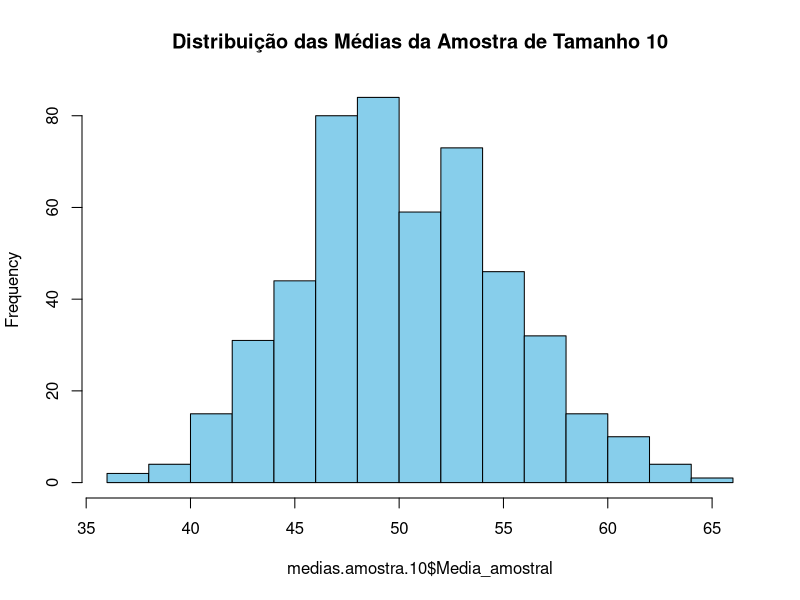
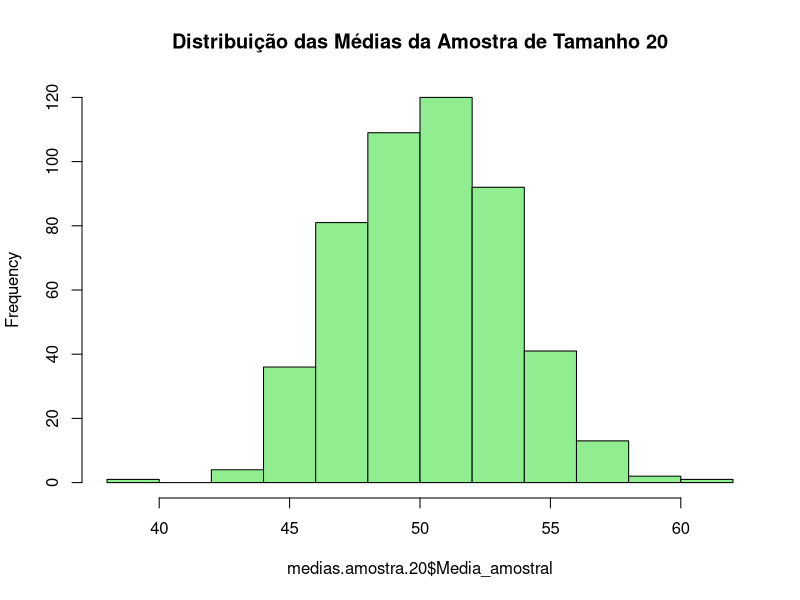

Recreate these plots in R, in order.
## ---- chunk 1
knitr::opts_chunk$set(echo = TRUE)
library(dplyr)
library(sampling)
library(reshape2)
library(ggplot2)
## ---- chunk 2
dados_3.1 <- tibble(
  `$i$` = c(seq(1,6)),
  `$D$` = c(8,2,2,11,4,7)
)

dados_3.1

knitr::kable(dados_3.1, escape = FALSE)
## ---- chunk 3
#creating our sample 
#number os samples
ns <- t(combn(6,2)) 

#samples 
samples <- data.frame(paste("{", ns[,1], ", ", ns[,2], "}", sep = ""))
samples <- samples %>% 
  rename("samples" = "paste......ns...1.........ns...2........sep......")

values <- data.frame(
  c(rep(8,5), rep(2,4),rep(2,3), rep(11,2), 4),
  c(2,2,11,4,7,2,11,4,7,11,4,7,4,7,7)
)

values <- values %>% 
  rename("values1" = colnames(values)[1],
         "values2" = colnames(values)[2])

samples$values <- paste("{", values$values1, ", ", values$values2, "}", sep = "")

#medias
samples$mean <- rowMeans(values)

#distribuicao das medias 
mean.distribution <- table(samples$mean)
mean.distribution <- t(mean.distribution)
rownames(mean.distribution) <- c("$p(\\bar{y})$")
mean.distribution

knitr::kable(mean.distribution, escape = FALSE)
## ---- chunk 4
#calculando a media populacional 
media.mu <- mean(dados_3.1$`$D$`)
media.mu

#calculando o estimador media amostral 
mean.distribution.melt <- melt(mean.distribution, id.vars = colnames(mean.distribution))[,c(2,3)]
mean.distribution.melt <- mean.distribution.melt %>% 
  rename("media" = "Var2",
         "prob" = "value")
mean.distribution.melt$prob <- mean.distribution.melt$prob / sum(mean.distribution.melt$prob)
mean.distribution.melt

est.media.amostral <- sum(mean.distribution.melt[,1] * mean.distribution.melt[,2])
est.media.amostral
## ---- chunk 5
medias <- tibble(
   "$\\mu$" = media.mu,
   "$\\bar{y}$" = est.media.amostral
)

knitr::kable(medias)
## ---- chunk 6
#calculando a variancia para as amostras 
values$var <- apply(values, 1, var)
samples$var <- values$var

#distribuicao da variancia 
distribuicao.s2 <- as.data.frame(table(samples$var))
distribuicao.s2$prop <- distribuicao.s2$Freq / sum(distribuicao.s2$Freq)
distribuicao.s2 <- distribuicao.s2 %>% rename(
  "$s^2$" = "Var1"
)

knitr::kable(t(distribuicao.s2[,c(1,3)]))
## ---- chunk 7
sample.size <- function(B,alpha,variance, replace=FALSE){
  
z_critical <- -qnorm(p=alpha/2)

n <- (variance * z_critical**2) / B**2
  
return (n)

}

sample.size(B=0.03, alpha = 0.01, variance = 3.6)
## ---- chunk 8
#lendo os dados 
tab2.8 <- read.csv("./dados/CAP_02_tab_2_8.csv")
tab2.8

#medias populacionais 
media.X <- mean(tab2.8$X)
media.Y <- mean(tab2.8$Y)

cat("Media de X", media.X,"\n","Media de Y",media.Y)
## ---- chunk 9
n <- 10
N <- nrow(tab2.8)

sampler.withRep <- function(data,n){
  sample <- getdata(data, srswr(n, nrow(data))) 
  
  return(sample)
}

amostra.10 <- sampler.withRep(tab2.8, 10)
amostra.20 <- sampler.withRep(tab2.8, 20)

## ---- chunk 10
amostra.10
## ---- chunk 11
amostra.20
## ---- chunk 12
#calculo das medias amostrais para as variaveis 
mediaX.amostra10 <- mean(amostra.10$X)
mediaX.amostra20 <- mean(amostra.20$X)
mediaY.amostra10 <- mean(amostra.10$Y)
mediaY.amostra20 <- mean(amostra.20$Y)


cat("Medias de X", mediaX.amostra10, mediaX.amostra20,"\n",
    "Medias de Y", mediaY.amostra10, mediaY.amostra20)
## ---- chunk 13
margem.erro.amostra10X <- qnorm(.975)*sqrt(var(amostra.10$X)/nrow(amostra.10))
margem.erro.amostra20X <- qnorm(.975)*sqrt(var(amostra.20$X)/nrow(amostra.10))
margem.erro.amostra10Y <- qnorm(.975)*sqrt(var(amostra.10$Y)/nrow(amostra.20))
margem.erro.amostra20Y <- qnorm(.975)*sqrt(var(amostra.20$Y)/nrow(amostra.20))

IC.media.amostra10X <- round(c(mediaX.amostra10 - margem.erro.amostra10X, mediaX.amostra10 + margem.erro.amostra10X),2) 
IC.media.amostra20X <- round(c(mediaX.amostra20 - margem.erro.amostra20X, mediaX.amostra20 + margem.erro.amostra20X),2) 
IC.media.amostra10Y <- round(c(mediaY.amostra10 - margem.erro.amostra10Y, mediaY.amostra10 + margem.erro.amostra10Y),2) 
IC.media.amostra20Y <- round(c(mediaY.amostra20 - margem.erro.amostra20Y, mediaY.amostra20 + margem.erro.amostra20Y),2) 

#Construindo os intervalos de confiança 
IC.media.amostra10X
IC.media.amostra20X
IC.media.amostra10Y
IC.media.amostra20Y

#criando uma tibble com os intervalos de confianca 
ICs <- tibble(
  "Variavel" = c("X","Y"),
  "IC.Amostra.10" = c(paste(IC.media.amostra10X, collapse = ", "),paste(IC.media.amostra10Y, collapse = ", ")),
  "IC.Amostra.20" = c(paste(IC.media.amostra20X, collapse = ", "),paste(IC.media.amostra20Y, collapse = ", "))
)

knitr::kable(ICs)
## ---- chunk 14
#calculo das variâncias 
var.X <- var(amostra.20$X)
var.Y <- var(amostra.20$Y)

#calculo do tamanho da amostra 
n.X <- var.X*qnorm(0.975)**2/(margem.erro.amostra20X/2)**2
n.Y <- var.Y*qnorm(0.975)**2/(margem.erro.amostra20Y/2)**2

n.X
n.Y


## ---- chunk 15
N <- nrow(tab2.8)
n <- 20

#amostras 
amostra.20

#filtrando o df para Y>3
filtered.amostra.20 <- filter(amostra.20, Y>3)

#proporcao de  residencias com mais de 3 residentes 
p.maior.3 <- nrow(filtered.amostra.20)/nrow(amostra.20)
p.maior.3

### estimativa intervalar 

#estimativa da variancia
var_hat <- p.maior.3*(1-p.maior.3)

#margem de erro 
m_erro <- qnorm(0.975)*sqrt(var_hat/n)

#intervalos de confianca 
li_p_maior3 <- p.maior.3 - m_erro
ls_p_maior3 <- p.maior.3 + m_erro

c(p.maior.3, li_p_maior3, ls_p_maior3)

#tamanho da amostra para reduzir o erro pela metade 
tamanho.amostra <- sample.size(m_erro/2, 0.05, variance = p.maior.3*(1-p.maior.3))
tamanho.amostra
## ---- chunk 16
#gerando a populacao pedida 
N = 100 
dados <- rnorm(N,50,16)

#gerando 500 amostras de tamenho 10
amostras.10 <- vector("list", length = 500) 
for (i in 1:500){
  amostras.10[[i]] <- sample(dados, 10, replace = FALSE)
}

#gerando 500 amostras de tamanho 20 
amostras.20 <- vector("list", length = 500)
for (i in 1:500){
  amostras.20[[i]] <- sample(dados, 20, replace = FALSE)
}

#calculando a media para cada amostra 
medias.amostra.10 <- data.frame(matrix(ncol = 1, nrow = 500))
medias.amostra.20 <- data.frame(matrix(ncol = 1, nrow = 500))
colnames(medias.amostra.10) <- c("Media_amostral") 
colnames(medias.amostra.20) <- c("Media_amostral") 

for (i in 1:500){
  medias.amostra.10[i,] <- mean(amostras.10[[i]])
}

for (i in 1:500){
  medias.amostra.20[i,] <- mean(amostras.20[[i]])
}
## ---- chunk 17
#plotando o histograma das amostras 
hist_10 <- hist(medias.amostra.10$Media_amostral, col = 'skyblue', main = "Distribuição das Médias da Amostra de Tamanho 10", plot = TRUE)
## ---- chunk 18
hist_20 <- hist(medias.amostra.20$Media_amostral, col = 'lightgreen', main = "Distribuição das Médias da Amostra de Tamanho 20", plot = TRUE)
## ---- chunk 19
dados.livros <- as.data.frame(c(28,25,23,33,31,18,22,29,30,22,26,20,21,28,25))
colnames(dados.livros) <- "n.livros"

N.prateleiras <- 130

dados.livros
## ---- chunk 20
#estimativa do total 
est_total <- mean(dados.livros$n.livros)*130
est_total

#intervalo de confiança para a estimativa do total 
var.amostra <- var(dados.livros)

#estimacao da varinaca do total 
